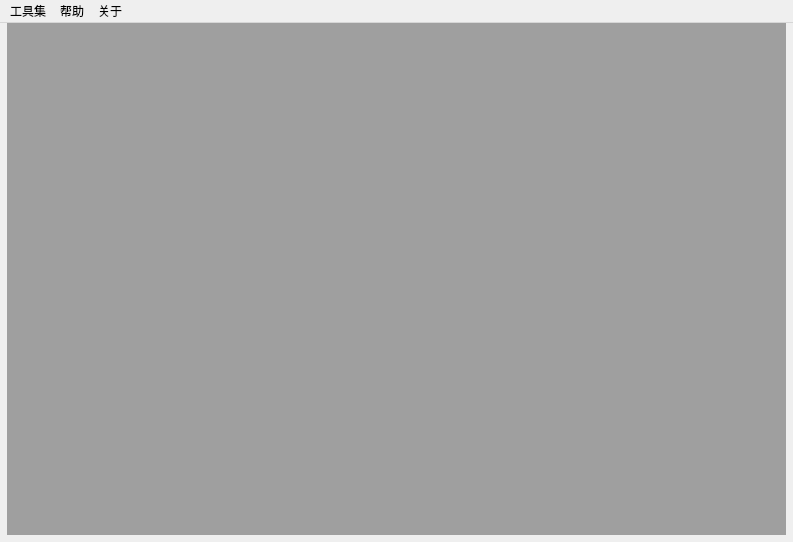
<?xml version="1.0" encoding="UTF-8"?>
<ui version="4.0">
 <class>MainWindow</class>
 <widget class="QMainWindow" name="MainWindow">
  <property name="geometry">
   <rect>
    <x>0</x>
    <y>0</y>
    <width>793</width>
    <height>542</height>
   </rect>
  </property>
  <property name="windowTitle">
   <string>MainWindow</string>
  </property>
  <widget class="QWidget" name="centralwidget">
   <layout class="QGridLayout" name="gridLayout">
    <property name="leftMargin">
     <number>7</number>
    </property>
    <property name="topMargin">
     <number>0</number>
    </property>
    <property name="rightMargin">
     <number>7</number>
    </property>
    <property name="bottomMargin">
     <number>7</number>
    </property>
    <item row="0" column="0">
     <widget class="QMdiArea" name="mdiArea">
      <property name="lineWidth">
       <number>0</number>
      </property>
      <property name="verticalScrollBarPolicy">
       <enum>Qt::ScrollBarAsNeeded</enum>
      </property>
      <property name="horizontalScrollBarPolicy">
       <enum>Qt::ScrollBarAsNeeded</enum>
      </property>
      <property name="viewMode">
       <enum>QMdiArea::TabbedView</enum>
      </property>
      <property name="tabsClosable">
       <bool>true</bool>
      </property>
      <property name="tabsMovable">
       <bool>true</bool>
      </property>
      <property name="tabShape">
       <enum>QTabWidget::Rounded</enum>
      </property>
     </widget>
    </item>
   </layout>
  </widget>
  <widget class="QMenuBar" name="menubar">
   <property name="geometry">
    <rect>
     <x>0</x>
     <y>0</y>
     <width>793</width>
     <height>26</height>
    </rect>
   </property>
   <widget class="QMenu" name="menuraw">
    <property name="title">
     <string>工具集</string>
    </property>
    <addaction name="action1"/>
    <addaction name="action2"/>
    <addaction name="action3"/>
   </widget>
   <widget class="QMenu" name="menu">
    <property name="title">
     <string>帮助</string>
    </property>
    <addaction name="action"/>
   </widget>
   <widget class="QMenu" name="menu_2">
    <property name="title">
     <string>关于</string>
    </property>
    <addaction name="action_3"/>
    <addaction name="action_2"/>
   </widget>
   <addaction name="menuraw"/>
   <addaction name="menu"/>
   <addaction name="menu_2"/>
  </widget>
  <action name="action1">
   <property name="text">
    <string>仿真工具</string>
   </property>
  </action>
  <action name="action2">
   <property name="text">
    <string>看图工具</string>
   </property>
  </action>
  <action name="action3">
   <property name="text">
    <string>exif工具</string>
   </property>
  </action>
  <action name="action">
   <property name="text">
    <string>文档</string>
   </property>
  </action>
  <action name="action_2">
   <property name="text">
    <string>协议</string>
   </property>
  </action>
  <action name="action_3">
   <property name="text">
    <string>版本</string>
   </property>
  </action>
 </widget>
 <resources>
  <include location="../../src/src.qrc"/>
 </resources>
 <connections/>
</ui>
